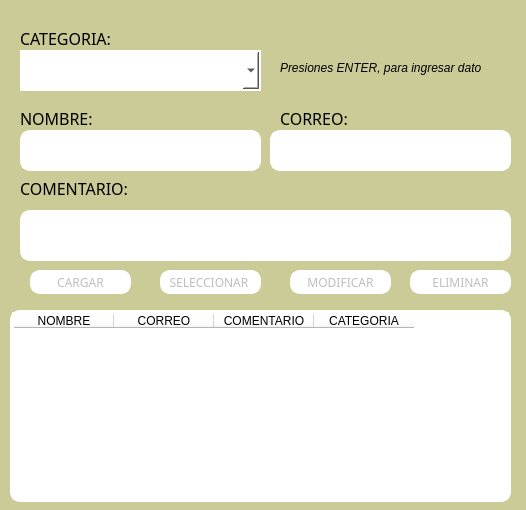
<?xml version="1.0" encoding="UTF-8"?>
<ui version="4.0">
 <class>Form_Inscripciones</class>
 <widget class="QWidget" name="Form_Inscripciones">
  <property name="geometry">
   <rect>
    <x>0</x>
    <y>0</y>
    <width>526</width>
    <height>510</height>
   </rect>
  </property>
  <property name="minimumSize">
   <size>
    <width>526</width>
    <height>510</height>
   </size>
  </property>
  <property name="maximumSize">
   <size>
    <width>526</width>
    <height>510</height>
   </size>
  </property>
  <property name="font">
   <font>
    <family>Arial</family>
   </font>
  </property>
  <property name="windowTitle">
   <string>INSCRIPCIONES</string>
  </property>
  <property name="styleSheet">
   <string notr="true">background-color: rgb(203, 203, 151);</string>
  </property>
  <widget class="QPushButton" name="pushButton_cargar">
   <property name="enabled">
    <bool>false</bool>
   </property>
   <property name="geometry">
    <rect>
     <x>30</x>
     <y>270</y>
     <width>101</width>
     <height>24</height>
    </rect>
   </property>
   <property name="font">
    <font>
     <family>FSP DEMO - Organetto Light</family>
    </font>
   </property>
   <property name="styleSheet">
    <string notr="true">border-radius: 10px;
border-style: solid;
border-width: 2px;
border-color: rgb(255, 255, 255);
background-color: rgb(255, 255, 255);</string>
   </property>
   <property name="text">
    <string>CARGAR</string>
   </property>
  </widget>
  <widget class="QTableWidget" name="tableWidget_inscripciones">
   <property name="geometry">
    <rect>
     <x>10</x>
     <y>310</y>
     <width>501</width>
     <height>192</height>
    </rect>
   </property>
   <property name="font">
    <font>
     <family>Arial</family>
    </font>
   </property>
   <property name="styleSheet">
    <string notr="true">border-radius: 10px;
border-style: solid;
border-width: 2px;
border-color: rgb(255, 255, 255);
background-color: rgb(255, 255, 255);</string>
   </property>
   <property name="sizeAdjustPolicy">
    <enum>QAbstractScrollArea::AdjustToContents</enum>
   </property>
   <property name="sortingEnabled">
    <bool>true</bool>
   </property>
   <attribute name="verticalHeaderMinimumSectionSize">
    <number>32</number>
   </attribute>
   <attribute name="verticalHeaderDefaultSectionSize">
    <number>100</number>
   </attribute>
   <column>
    <property name="text">
     <string>NOMBRE</string>
    </property>
   </column>
   <column>
    <property name="text">
     <string>CORREO</string>
    </property>
   </column>
   <column>
    <property name="text">
     <string>COMENTARIO</string>
    </property>
   </column>
   <column>
    <property name="text">
     <string>CATEGORIA</string>
    </property>
   </column>
  </widget>
  <widget class="QPushButton" name="pushButton_modificar">
   <property name="enabled">
    <bool>false</bool>
   </property>
   <property name="geometry">
    <rect>
     <x>290</x>
     <y>270</y>
     <width>101</width>
     <height>24</height>
    </rect>
   </property>
   <property name="font">
    <font>
     <family>FONTSPRING DEMO - Organetto Light</family>
    </font>
   </property>
   <property name="styleSheet">
    <string notr="true">border-radius: 10px;
border-style: solid;
border-width: 2px;
border-color: rgb(255, 255, 255);
background-color: rgb(255, 255, 255);</string>
   </property>
   <property name="text">
    <string>MODIFICAR</string>
   </property>
  </widget>
  <widget class="QPushButton" name="pushButton_eliminar">
   <property name="enabled">
    <bool>false</bool>
   </property>
   <property name="geometry">
    <rect>
     <x>410</x>
     <y>270</y>
     <width>101</width>
     <height>24</height>
    </rect>
   </property>
   <property name="font">
    <font>
     <family>FONTSPRING DEMO - Organetto Light</family>
    </font>
   </property>
   <property name="styleSheet">
    <string notr="true">border-radius: 10px;
border-style: solid;
border-width: 2px;
border-color: rgb(255, 255, 255);
background-color: rgb(255, 255, 255);</string>
   </property>
   <property name="text">
    <string>ELIMINAR</string>
   </property>
  </widget>
  <widget class="QLabel" name="label_3">
   <property name="geometry">
    <rect>
     <x>20</x>
     <y>110</y>
     <width>81</width>
     <height>16</height>
    </rect>
   </property>
   <property name="font">
    <font>
     <family>FSP DEMO - Organetto Light</family>
     <pointsize>12</pointsize>
    </font>
   </property>
   <property name="text">
    <string>NOMBRE:</string>
   </property>
  </widget>
  <widget class="QLabel" name="label">
   <property name="geometry">
    <rect>
     <x>20</x>
     <y>30</y>
     <width>111</width>
     <height>16</height>
    </rect>
   </property>
   <property name="font">
    <font>
     <family>FSP DEMO - Organetto Light</family>
     <pointsize>12</pointsize>
    </font>
   </property>
   <property name="text">
    <string>CATEGORIA:</string>
   </property>
  </widget>
  <widget class="QPushButton" name="pushButton_seleccionar">
   <property name="enabled">
    <bool>false</bool>
   </property>
   <property name="geometry">
    <rect>
     <x>160</x>
     <y>270</y>
     <width>101</width>
     <height>24</height>
    </rect>
   </property>
   <property name="font">
    <font>
     <family>FONTSPRING DEMO - Organetto Light</family>
    </font>
   </property>
   <property name="styleSheet">
    <string notr="true">border-radius: 10px;
border-style: solid;
border-width: 2px;
border-color: rgb(255, 255, 255);
background-color: rgb(255, 255, 255);</string>
   </property>
   <property name="text">
    <string>SELECCIONAR </string>
   </property>
  </widget>
  <widget class="QComboBox" name="comboBox_categoria">
   <property name="geometry">
    <rect>
     <x>20</x>
     <y>50</y>
     <width>241</width>
     <height>41</height>
    </rect>
   </property>
   <property name="styleSheet">
    <string notr="true">
border-style: solid;
border-width: 2px;
border-color: rgb(255, 255, 255);
background-color: rgb(255, 255, 255);</string>
   </property>
  </widget>
  <widget class="QLabel" name="label_4">
   <property name="geometry">
    <rect>
     <x>20</x>
     <y>180</y>
     <width>161</width>
     <height>16</height>
    </rect>
   </property>
   <property name="font">
    <font>
     <family>FSP DEMO - Organetto Light</family>
     <pointsize>12</pointsize>
    </font>
   </property>
   <property name="text">
    <string>COMENTARIO:</string>
   </property>
  </widget>
  <widget class="QLabel" name="label_5">
   <property name="geometry">
    <rect>
     <x>280</x>
     <y>110</y>
     <width>81</width>
     <height>16</height>
    </rect>
   </property>
   <property name="font">
    <font>
     <family>FSP DEMO - Organetto Light</family>
     <pointsize>12</pointsize>
    </font>
   </property>
   <property name="text">
    <string>CORREO:</string>
   </property>
  </widget>
  <widget class="QLineEdit" name="lineEdit_nombre">
   <property name="enabled">
    <bool>true</bool>
   </property>
   <property name="geometry">
    <rect>
     <x>20</x>
     <y>130</y>
     <width>241</width>
     <height>41</height>
    </rect>
   </property>
   <property name="styleSheet">
    <string notr="true">border-radius: 10px;
border-style: solid;
border-width: 2px;
border-color: rgb(255, 255, 255);
background-color: rgb(255, 255, 255);</string>
   </property>
   <property name="maxLength">
    <number>45</number>
   </property>
  </widget>
  <widget class="QLineEdit" name="lineEdit_correo">
   <property name="enabled">
    <bool>false</bool>
   </property>
   <property name="geometry">
    <rect>
     <x>270</x>
     <y>130</y>
     <width>241</width>
     <height>41</height>
    </rect>
   </property>
   <property name="styleSheet">
    <string notr="true">border-radius: 10px;
border-style: solid;
border-width: 2px;
border-color: rgb(255, 255, 255);
background-color: rgb(255, 255, 255);</string>
   </property>
   <property name="maxLength">
    <number>45</number>
   </property>
  </widget>
  <widget class="QLineEdit" name="lineEdit_detalle">
   <property name="enabled">
    <bool>false</bool>
   </property>
   <property name="geometry">
    <rect>
     <x>20</x>
     <y>210</y>
     <width>491</width>
     <height>51</height>
    </rect>
   </property>
   <property name="styleSheet">
    <string notr="true">border-radius: 10px;
border-style: solid;
border-width: 2px;
border-color: rgb(255, 255, 255);
background-color: rgb(255, 255, 255);</string>
   </property>
   <property name="maxLength">
    <number>95</number>
   </property>
  </widget>
  <widget class="QLabel" name="label_2">
   <property name="geometry">
    <rect>
     <x>280</x>
     <y>60</y>
     <width>201</width>
     <height>16</height>
    </rect>
   </property>
   <property name="font">
    <font>
     <family>Segoe UI</family>
     <italic>true</italic>
    </font>
   </property>
   <property name="text">
    <string>Presiones ENTER, para ingresar dato</string>
   </property>
  </widget>
 </widget>
 <resources/>
 <connections/>
</ui>
